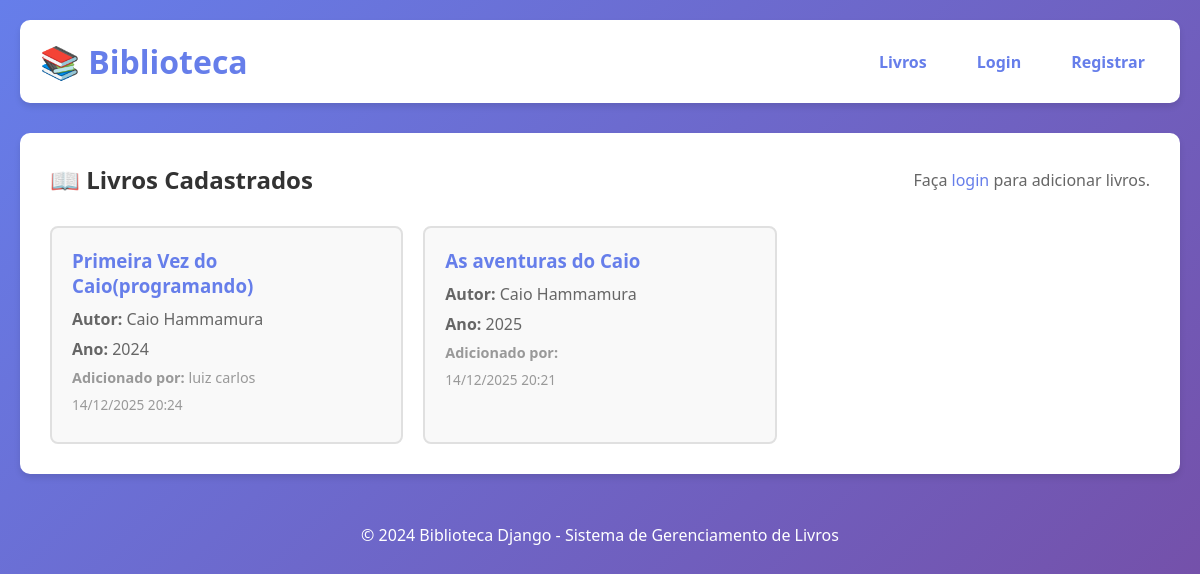
The page /biblioteca/ on the database its author committed.
### biblioteca/models.py (models this page shows, shortened)
class Livro(models.Model):
    titulo = models.CharField(max_length=200)
    ano_publicacao = models.IntegerField()
    autor = models.ForeignKey(Autor, on_delete=models.CASCADE, related_name='livros')
    usuario = models.ForeignKey(User, on_delete=models.CASCADE, related_name='livros', null=True, blank=True)
    criado_em = models.DateTimeField(auto_now_add=True, null=True)
    atualizado_em = models.DateTimeField(auto_now=True, null=True)
    class Meta:
        ordering = ['-criado_em']

class Autor(models.Model):
    nome = models.CharField(max_length=100)

### biblioteca/views.py (the view)
# urls.py: path('', views.lista_livros, name='lista_livros'),
def lista_livros(request):
    if request.user.is_authenticated:
        livros = Livro.objects.select_related('autor', 'usuario').all()
    else:
        livros = Livro.objects.select_related('autor', 'usuario').all()
    return render(request, 'biblioteca/lista_livros.html', {'livros': livros})

### biblioteca/templates/biblioteca/lista_livros.html (shortened to what this page needs)
{% extends "base.html" %}
{% block content %}
    <div style="display: flex; justify-content: space-between; align-items: center; margin-bottom: 30px;">
        <h2 style="margin: 0; color: #333;">📖 Livros Cadastrados</h2>
        {% if user.is_authenticated %}
            <a href="{% url 'biblioteca:criar_livro' %}" style="background: #667eea; color: white; padding: 10px 20px; border-radius: 5px; text-decoration: none; font-weight: 600;">+ Novo Livro</a>
        {% else %}
            <p style="color: #666;">Faça <a href="{% url 'biblioteca:login' %}">login</a> para adicionar livros.</p>
        {% endif %}
    </div>
    {% if livros %}
        <div style="display: grid; grid-template-columns: repeat(auto-fill, minmax(300px, 1fr)); gap: 20px;">
            {% for livro in livros %}
                <div style="border: 2px solid #e0e0e0; border-radius: 8px; padding: 20px; background: #f9f9f9; transition: all 0.3s;">
                    <h3 style="color: #667eea; margin-bottom: 10px;">{{ livro.titulo }}</h3>
                    <p style="margin: 8px 0; color: #666;">
                        <strong>Autor:</strong> {{ livro.autor.nome }}
                    </p>
                    <p style="margin: 8px 0; color: #666;">
                        <strong>Ano:</strong> {{ livro.ano_publicacao }}
                    </p>
                    <p style="margin: 8px 0; color: #999; font-size: 0.9em;">
                        <strong>Adicionado por:</strong> {{ livro.usuario.first_name }}
                    </p>
                    <p style="margin: 8px 0; color: #999; font-size: 0.85em;">
                        {{ livro.criado_em|date:"d/m/Y H:i" }}
                    </p>
                </div>
            {% endfor %}
        </div>
    {% endif %}
{% endblock %}

### biblioteca/templates/base.html (shortened to what this page needs)
<!doctype html>
<html lang="pt-BR">
<head>
</head>
<body>
    <div class="container">
        <header>
            <nav>
                <h1>📚 Biblioteca</h1>
                <div class="nav-links">
                    {% if user.is_authenticated %}
                        <span class="user-info">Olá, <strong>{{ user.first_name }}</strong>!</span>
                        <a href="{% url 'biblioteca:lista_livros' %}">Meus Livros</a>
                        <a href="{% url 'biblioteca:criar_livro' %}">+ Novo Livro</a>
                        <a href="{% url 'biblioteca:logout' %}">Sair</a>
                    {% else %}
                        <a href="{% url 'biblioteca:lista_livros' %}">Livros</a>
                        <a href="{% url 'biblioteca:login' %}">Login</a>
                        <a href="{% url 'biblioteca:registro' %}">Registrar</a>
                    {% endif %}
                </div>
            </nav>
        </header>
        <main>
            {% block content %}{% endblock %}
        </main>
        <footer>
            <p>&copy; 2024 Biblioteca Django - Sistema de Gerenciamento de Livros</p>
        </footer>
    </div>
</body>
</html>

### biblioteca/templates/base.html (style rules this page uses)
* { margin: 0; padding: 0; box-sizing: border-box; }
body { font-family: 'Segoe UI', Tahoma, Geneva, Verdana, sans-serif; background: linear-gradient(135deg, #667eea 0%, #764ba2 100%); min-height: 100vh; padding: 20px; }
.container { max-width: 1200px; margin: 0 auto; }
header { background: white; padding: 20px; border-radius: 10px; margin-bottom: 30px; box-shadow: 0 4px 6px rgba(0, 0, 0, 0.1); }
nav { display: flex; justify-content: space-between; align-items: center; }
h1 { color: #667eea; font-size: 2em; margin: 0; }
.nav-links { display: flex; gap: 20px; align-items: center; }
.nav-links a { text-decoration: none; color: #667eea; font-weight: 600; padding: 8px 15px; border-radius: 5px; transition: all 0.3s; }
main { background: white; border-radius: 10px; padding: 30px; box-shadow: 0 4px 6px rgba(0, 0, 0, 0.1); }
footer { text-align: center; color: white; margin-top: 30px; padding: 20px; }
a { color: #667eea; text-decoration: none; }

### rows shown on the page
Livro: titulo "Primeira Vez do Caio(programando)", autor.nome "Caio Hammamura", ano_publicacao "2024", usuario.first_name "luiz carlos", criado_em "14/12/2025 20:24"
Livro: titulo "As aventuras do Caio", autor.nome "Caio Hammamura", ano_publicacao "2025", criado_em "14/12/2025 20:21"
